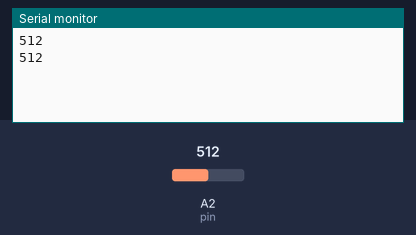
Simulated run of this sketch. Board: Arduino Uno, built with avr-gcc and run on an emulated ATmega328P. On the bench: the last lines printed to the serial monitor. The inputs (shaded band) are chosen by the test bench; at power-on: A2 (pin) = 512.

Above: at 1.8 s.
1.9 s: A2 (pin) set to 716
At 2.8 s:
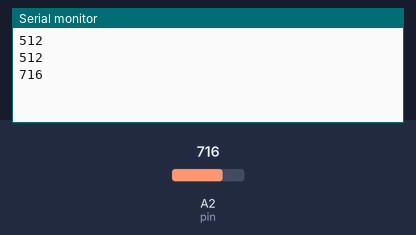
3.4 s: A2 (pin) set to 900
At 4.7 s:
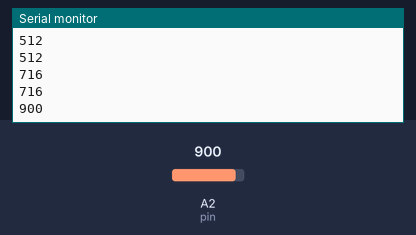
Timing chart, 0 to 6.4 s (numbered marks = the images above; inputs shaded):
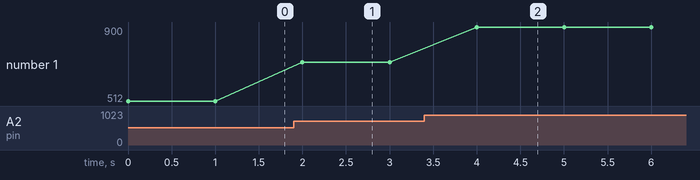

Measured:
- after the input at 1.9 s, the serial monitor: prints a new line after 0.10 s (image 1)
- after the input at 3.4 s, the serial monitor: prints a new line after 0.60 s (image 2)
- plotted number 1: 512 → 716 after the input at 1.9 s, 716 → 900 after the input at 3.4 s

The sketch:

data.ino
```cpp
int pin = A2;    // select the input pin for the potentiometer
int value = 0;  // variable to store the value coming from the sensor

void setup()
{
  Serial.begin(9600);
  pinMode(pin, INPUT);
}

void loop()
{
  value = analogRead(pin);
  Serial.println(value);
  delay(1000);//延遲1秒
}
```
